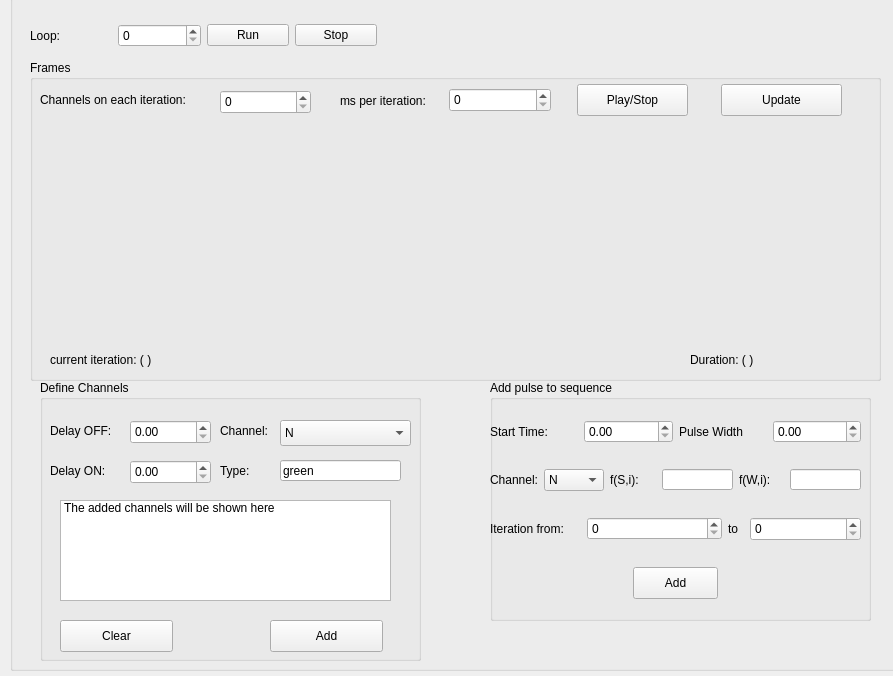
<?xml version="1.0" encoding="UTF-8"?>
<ui version="4.0">
 <class>Form</class>
 <widget class="QWidget" name="Form">
  <property name="geometry">
   <rect>
    <x>0</x>
    <y>0</y>
    <width>893</width>
    <height>676</height>
   </rect>
  </property>
  <property name="windowTitle">
   <string>Form</string>
  </property>
  <widget class="QGroupBox" name="Sequence_Creation">
   <property name="geometry">
    <rect>
     <x>10</x>
     <y>-20</y>
     <width>1021</width>
     <height>691</height>
    </rect>
   </property>
   <property name="title">
    <string>Pulse Blaster Experiment</string>
   </property>
   <widget class="QWidget" name="horizontalLayoutWidget">
    <property name="geometry">
     <rect>
      <x>20</x>
      <y>30</y>
      <width>347</width>
      <height>51</height>
     </rect>
    </property>
    <layout class="QHBoxLayout" name="horizontalLayout_5">
     <item>
      <widget class="QLabel" name="label_6">
       <property name="text">
        <string>Loop: </string>
       </property>
      </widget>
     </item>
     <item>
      <widget class="QSpinBox" name="Loop_Sequence"/>
     </item>
     <item>
      <widget class="QPushButton" name="Run_Sequence">
       <property name="text">
        <string>Run</string>
       </property>
      </widget>
     </item>
     <item>
      <widget class="QPushButton" name="Stop_Sequence">
       <property name="text">
        <string>Stop</string>
       </property>
      </widget>
     </item>
    </layout>
   </widget>
   <widget class="QGroupBox" name="groupBox_2">
    <property name="geometry">
     <rect>
      <x>20</x>
      <y>80</y>
      <width>851</width>
      <height>321</height>
     </rect>
    </property>
    <property name="title">
     <string>Frames</string>
    </property>
    <widget class="PlotWidget" name="Sequence_Diagram" native="true">
     <property name="geometry">
      <rect>
       <x>10</x>
       <y>60</y>
       <width>831</width>
       <height>221</height>
      </rect>
     </property>
    </widget>
    <widget class="QLabel" name="current_iteration_2">
     <property name="geometry">
      <rect>
       <x>10</x>
       <y>30</y>
       <width>201</width>
       <height>19</height>
      </rect>
     </property>
     <property name="text">
      <string>Channels on each iteration: </string>
     </property>
    </widget>
    <widget class="QSpinBox" name="Iteration_frame">
     <property name="geometry">
      <rect>
       <x>190</x>
       <y>30</y>
       <width>91</width>
       <height>24</height>
      </rect>
     </property>
    </widget>
    <widget class="QWidget" name="horizontalLayoutWidget_3">
     <property name="geometry">
      <rect>
       <x>520</x>
       <y>20</y>
       <width>321</width>
       <height>41</height>
      </rect>
     </property>
     <layout class="QHBoxLayout" name="horizontalLayout_14">
      <item>
       <widget class="QPushButton" name="Stop_Simulation">
        <property name="maximumSize">
         <size>
          <width>111</width>
          <height>32</height>
         </size>
        </property>
        <property name="text">
         <string>Play/Stop</string>
        </property>
       </widget>
      </item>
      <item>
       <widget class="QPushButton" name="Update">
        <property name="maximumSize">
         <size>
          <width>121</width>
          <height>32</height>
         </size>
        </property>
        <property name="text">
         <string>Update</string>
        </property>
       </widget>
      </item>
     </layout>
    </widget>
    <widget class="QWidget" name="horizontalLayoutWidget_2">
     <property name="geometry">
      <rect>
       <x>310</x>
       <y>20</y>
       <width>211</width>
       <height>41</height>
      </rect>
     </property>
     <layout class="QHBoxLayout" name="horizontalLayout_13">
      <item>
       <widget class="QLabel" name="label_14">
        <property name="text">
         <string>ms per iteration:</string>
        </property>
       </widget>
      </item>
      <item>
       <widget class="QSpinBox" name="ms">
        <property name="maximumSize">
         <size>
          <width>111</width>
          <height>24</height>
         </size>
        </property>
       </widget>
      </item>
     </layout>
    </widget>
    <widget class="QLabel" name="current_iteration">
     <property name="geometry">
      <rect>
       <x>20</x>
       <y>290</y>
       <width>158</width>
       <height>19</height>
      </rect>
     </property>
     <property name="text">
      <string>current iteration: ( )</string>
     </property>
    </widget>
    <widget class="QLabel" name="Duration_Loop">
     <property name="geometry">
      <rect>
       <x>660</x>
       <y>290</y>
       <width>161</width>
       <height>19</height>
      </rect>
     </property>
     <property name="text">
      <string>Duration: ( )</string>
     </property>
    </widget>
   </widget>
   <widget class="QGroupBox" name="Define_Pulse">
    <property name="geometry">
     <rect>
      <x>480</x>
      <y>400</y>
      <width>381</width>
      <height>241</height>
     </rect>
    </property>
    <property name="title">
     <string>Add pulse to sequence</string>
    </property>
    <widget class="QWidget" name="verticalLayoutWidget">
     <property name="geometry">
      <rect>
       <x>0</x>
       <y>20</y>
       <width>371</width>
       <height>221</height>
      </rect>
     </property>
     <layout class="QVBoxLayout" name="verticalLayout">
      <item>
       <layout class="QHBoxLayout" name="horizontalLayout">
        <item>
         <widget class="QLabel" name="label">
          <property name="text">
           <string>Start Time:</string>
          </property>
         </widget>
        </item>
        <item>
         <widget class="QDoubleSpinBox" name="StartTime"/>
        </item>
        <item>
         <widget class="QLabel" name="label_2">
          <property name="text">
           <string>Pulse Width</string>
          </property>
         </widget>
        </item>
        <item>
         <widget class="QDoubleSpinBox" name="Puls_Width"/>
        </item>
       </layout>
      </item>
      <item>
       <layout class="QHBoxLayout" name="horizontalLayout_11">
        <item>
         <widget class="QLabel" name="label_3">
          <property name="text">
           <string>Channel:</string>
          </property>
         </widget>
        </item>
        <item>
         <widget class="QComboBox" name="Channel_Pulse">
          <item>
           <property name="text">
            <string>N</string>
           </property>
          </item>
          <item>
           <property name="text">
            <string>PB0</string>
           </property>
          </item>
          <item>
           <property name="text">
            <string>PB1</string>
           </property>
          </item>
          <item>
           <property name="text">
            <string>PB2</string>
           </property>
          </item>
          <item>
           <property name="text">
            <string>PB3</string>
           </property>
          </item>
          <item>
           <property name="text">
            <string>PB4</string>
           </property>
          </item>
          <item>
           <property name="text">
            <string>PB5</string>
           </property>
          </item>
          <item>
           <property name="text">
            <string>PB6</string>
           </property>
          </item>
          <item>
           <property name="text">
            <string>PB7</string>
           </property>
          </item>
          <item>
           <property name="text">
            <string>PB8</string>
           </property>
          </item>
          <item>
           <property name="text">
            <string>PB9</string>
           </property>
          </item>
          <item>
           <property name="text">
            <string>PB10</string>
           </property>
          </item>
          <item>
           <property name="text">
            <string>PB11</string>
           </property>
          </item>
          <item>
           <property name="text">
            <string>PB12</string>
           </property>
          </item>
          <item>
           <property name="text">
            <string>PB13</string>
           </property>
          </item>
          <item>
           <property name="text">
            <string>PB14</string>
           </property>
          </item>
          <item>
           <property name="text">
            <string>PB15</string>
           </property>
          </item>
          <item>
           <property name="text">
            <string>PB16</string>
           </property>
          </item>
          <item>
           <property name="text">
            <string>PB17</string>
           </property>
          </item>
          <item>
           <property name="text">
            <string>PB18</string>
           </property>
          </item>
          <item>
           <property name="text">
            <string>PB19</string>
           </property>
          </item>
          <item>
           <property name="text">
            <string>PB20</string>
           </property>
          </item>
         </widget>
        </item>
        <item>
         <widget class="QLabel" name="label_10">
          <property name="text">
           <string>f(S,i):</string>
          </property>
         </widget>
        </item>
        <item>
         <widget class="QLineEdit" name="Function_Start">
          <property name="maximumSize">
           <size>
            <width>71</width>
            <height>21</height>
           </size>
          </property>
          <property name="text">
           <string/>
          </property>
         </widget>
        </item>
        <item>
         <widget class="QLabel" name="label_7">
          <property name="maximumSize">
           <size>
            <width>51</width>
            <height>24</height>
           </size>
          </property>
          <property name="text">
           <string>f(W,i):</string>
          </property>
         </widget>
        </item>
        <item>
         <widget class="QLineEdit" name="Function_Width">
          <property name="maximumSize">
           <size>
            <width>71</width>
            <height>21</height>
           </size>
          </property>
          <property name="text">
           <string/>
          </property>
         </widget>
        </item>
       </layout>
      </item>
      <item>
       <layout class="QHBoxLayout" name="horizontalLayout_9">
        <item>
         <widget class="QLabel" name="label_11">
          <property name="maximumSize">
           <size>
            <width>91</width>
            <height>16</height>
           </size>
          </property>
          <property name="text">
           <string>Iteration from:</string>
          </property>
         </widget>
        </item>
        <item>
         <widget class="QSpinBox" name="Iterations_start"/>
        </item>
        <item>
         <widget class="QLabel" name="label_12">
          <property name="maximumSize">
           <size>
            <width>16</width>
            <height>24</height>
           </size>
          </property>
          <property name="text">
           <string>to</string>
          </property>
         </widget>
        </item>
        <item>
         <widget class="QSpinBox" name="Iterations_end">
          <property name="maximumSize">
           <size>
            <width>111</width>
            <height>24</height>
           </size>
          </property>
         </widget>
        </item>
       </layout>
      </item>
      <item>
       <layout class="QHBoxLayout" name="horizontalLayout_17">
        <item>
         <widget class="QPushButton" name="Add_Pulse">
          <property name="maximumSize">
           <size>
            <width>85</width>
            <height>32</height>
           </size>
          </property>
          <property name="text">
           <string>Add</string>
          </property>
         </widget>
        </item>
       </layout>
      </item>
     </layout>
    </widget>
   </widget>
   <widget class="QGroupBox" name="Define_Channels_2">
    <property name="geometry">
     <rect>
      <x>30</x>
      <y>400</y>
      <width>381</width>
      <height>281</height>
     </rect>
    </property>
    <property name="title">
     <string>Define Channels</string>
    </property>
    <widget class="QPushButton" name="Add_Channel">
     <property name="geometry">
      <rect>
       <x>230</x>
       <y>240</y>
       <width>113</width>
       <height>32</height>
      </rect>
     </property>
     <property name="text">
      <string>Add</string>
     </property>
    </widget>
    <widget class="QPushButton" name="Clear_Channels">
     <property name="geometry">
      <rect>
       <x>20</x>
       <y>240</y>
       <width>113</width>
       <height>32</height>
      </rect>
     </property>
     <property name="text">
      <string>Clear</string>
     </property>
    </widget>
    <widget class="QListWidget" name="Channel_List">
     <property name="geometry">
      <rect>
       <x>20</x>
       <y>120</y>
       <width>331</width>
       <height>101</height>
      </rect>
     </property>
     <item>
      <property name="text">
       <string>The added channels will be shown here</string>
      </property>
     </item>
    </widget>
    <widget class="QLabel" name="label_8">
     <property name="geometry">
      <rect>
       <x>10</x>
       <y>30</y>
       <width>61</width>
       <height>41</height>
      </rect>
     </property>
     <property name="text">
      <string>Delay OFF:</string>
     </property>
    </widget>
    <widget class="QDoubleSpinBox" name="Delay_OFF">
     <property name="geometry">
      <rect>
       <x>90</x>
       <y>40</y>
       <width>81</width>
       <height>24</height>
      </rect>
     </property>
    </widget>
    <widget class="QLabel" name="label_4">
     <property name="geometry">
      <rect>
       <x>10</x>
       <y>70</y>
       <width>61</width>
       <height>41</height>
      </rect>
     </property>
     <property name="text">
      <string>Delay ON:</string>
     </property>
    </widget>
    <widget class="QDoubleSpinBox" name="Delay_ON">
     <property name="geometry">
      <rect>
       <x>90</x>
       <y>80</y>
       <width>81</width>
       <height>24</height>
      </rect>
     </property>
    </widget>
    <widget class="QLineEdit" name="Type_Channel">
     <property name="geometry">
      <rect>
       <x>240</x>
       <y>80</y>
       <width>121</width>
       <height>21</height>
      </rect>
     </property>
     <property name="text">
      <string>green</string>
     </property>
    </widget>
    <widget class="QLabel" name="label_5">
     <property name="geometry">
      <rect>
       <x>180</x>
       <y>20</y>
       <width>88</width>
       <height>61</height>
      </rect>
     </property>
     <property name="text">
      <string>Channel:</string>
     </property>
    </widget>
    <widget class="QComboBox" name="Channel_Identifier">
     <property name="geometry">
      <rect>
       <x>240</x>
       <y>40</y>
       <width>131</width>
       <height>26</height>
      </rect>
     </property>
     <item>
      <property name="text">
       <string>N</string>
      </property>
     </item>
     <item>
      <property name="text">
       <string>PB0</string>
      </property>
     </item>
     <item>
      <property name="text">
       <string>PB1</string>
      </property>
     </item>
     <item>
      <property name="text">
       <string>PB2</string>
      </property>
     </item>
     <item>
      <property name="text">
       <string>PB3</string>
      </property>
     </item>
     <item>
      <property name="text">
       <string>PB4</string>
      </property>
     </item>
     <item>
      <property name="text">
       <string>PB5</string>
      </property>
     </item>
     <item>
      <property name="text">
       <string>PB6</string>
      </property>
     </item>
     <item>
      <property name="text">
       <string>PB7</string>
      </property>
     </item>
     <item>
      <property name="text">
       <string>PB8</string>
      </property>
     </item>
     <item>
      <property name="text">
       <string>PB9</string>
      </property>
     </item>
     <item>
      <property name="text">
       <string>PB10</string>
      </property>
     </item>
     <item>
      <property name="text">
       <string>PB11</string>
      </property>
     </item>
     <item>
      <property name="text">
       <string>PB12</string>
      </property>
     </item>
     <item>
      <property name="text">
       <string>PB13</string>
      </property>
     </item>
     <item>
      <property name="text">
       <string>PB14</string>
      </property>
     </item>
     <item>
      <property name="text">
       <string>PB15</string>
      </property>
     </item>
     <item>
      <property name="text">
       <string>PB16</string>
      </property>
     </item>
     <item>
      <property name="text">
       <string>PB17</string>
      </property>
     </item>
     <item>
      <property name="text">
       <string>PB18</string>
      </property>
     </item>
     <item>
      <property name="text">
       <string>PB19</string>
      </property>
     </item>
     <item>
      <property name="text">
       <string>PB20</string>
      </property>
     </item>
    </widget>
    <widget class="QLabel" name="label_15">
     <property name="geometry">
      <rect>
       <x>180</x>
       <y>60</y>
       <width>88</width>
       <height>61</height>
      </rect>
     </property>
     <property name="text">
      <string>Type:</string>
     </property>
    </widget>
   </widget>
  </widget>
 </widget>
 <customwidgets>
  <customwidget>
   <class>PlotWidget</class>
   <extends>QWidget</extends>
   <header>pyqtgraph</header>
   <container>1</container>
  </customwidget>
 </customwidgets>
 <resources/>
 <connections/>
</ui>
